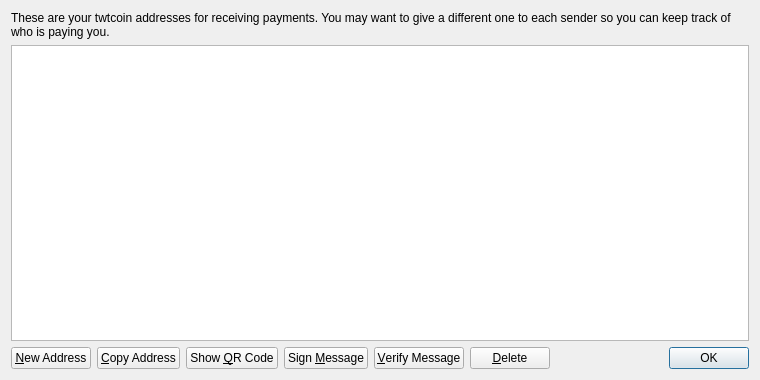
<?xml version="1.0" encoding="UTF-8"?>
<ui version="4.0">
 <class>AddressBookPage</class>
 <widget class="QWidget" name="AddressBookPage">
  <property name="geometry">
   <rect>
    <x>0</x>
    <y>0</y>
    <width>760</width>
    <height>380</height>
   </rect>
  </property>
  <property name="windowTitle">
   <string>Address Book</string>
  </property>
  <layout class="QVBoxLayout" name="verticalLayout">
   <item>
    <widget class="QLabel" name="labelExplanation">
     <property name="text">
      <string>These are your twtcoin addresses for receiving payments. You may want to give a different one to each sender so you can keep track of who is paying you.</string>
     </property>
     <property name="textFormat">
      <enum>Qt::PlainText</enum>
     </property>
     <property name="wordWrap">
      <bool>true</bool>
     </property>
    </widget>
   </item>
   <item>
    <widget class="QTableView" name="tableView">
     <property name="contextMenuPolicy">
      <enum>Qt::CustomContextMenu</enum>
     </property>
     <property name="toolTip">
      <string>Double-click to edit address or label</string>
     </property>
     <property name="tabKeyNavigation">
      <bool>false</bool>
     </property>
     <property name="alternatingRowColors">
      <bool>true</bool>
     </property>
     <property name="selectionMode">
      <enum>QAbstractItemView::SingleSelection</enum>
     </property>
     <property name="selectionBehavior">
      <enum>QAbstractItemView::SelectRows</enum>
     </property>
     <property name="sortingEnabled">
      <bool>true</bool>
     </property>
     <attribute name="verticalHeaderVisible">
      <bool>false</bool>
     </attribute>
    </widget>
   </item>
   <item>
    <layout class="QHBoxLayout" name="horizontalLayout">
     <item>
      <widget class="QPushButton" name="newAddressButton">
       <property name="toolTip">
        <string>Create a new address</string>
       </property>
       <property name="text">
        <string>&amp;New Address</string>
       </property>
       <property name="icon">
        <iconset resource="../bitcoin.qrc">
         <normaloff>:/icons/add</normaloff>:/icons/add</iconset>
       </property>
      </widget>
     </item>
     <item>
      <widget class="QPushButton" name="copyToClipboard">
       <property name="toolTip">
        <string>Copy the currently selected address to the system clipboard</string>
       </property>
       <property name="text">
        <string>&amp;Copy Address</string>
       </property>
       <property name="icon">
        <iconset resource="../bitcoin.qrc">
         <normaloff>:/icons/editcopy</normaloff>:/icons/editcopy</iconset>
       </property>
      </widget>
     </item>
     <item>
      <widget class="QPushButton" name="showQRCode">
       <property name="text">
        <string>Show &amp;QR Code</string>
       </property>
       <property name="icon">
        <iconset resource="../bitcoin.qrc">
         <normaloff>:/icons/qrcode</normaloff>:/icons/qrcode</iconset>
       </property>
      </widget>
     </item>
     <item>
      <widget class="QPushButton" name="signMessage">
       <property name="toolTip">
        <string>Sign a message to prove you own a twtcoin address</string>
       </property>
       <property name="text">
        <string>Sign &amp;Message</string>
       </property>
       <property name="icon">
        <iconset resource="../bitcoin.qrc">
         <normaloff>:/icons/edit</normaloff>:/icons/edit</iconset>
       </property>
      </widget>
     </item>
     <item>
      <widget class="QPushButton" name="verifyMessage">
       <property name="toolTip">
        <string>Verify a message to ensure it was signed with a specified twtcoin address</string>
       </property>
       <property name="text">
        <string>&amp;Verify Message</string>
       </property>
       <property name="icon">
        <iconset resource="../bitcoin.qrc">
         <normaloff>:/icons/transaction_0</normaloff>:/icons/transaction_0</iconset>
       </property>
      </widget>
     </item>
     <item>
      <widget class="QPushButton" name="deleteButton">
       <property name="toolTip">
        <string>Delete the currently selected address from the list</string>
       </property>
       <property name="text">
        <string>&amp;Delete</string>
       </property>
       <property name="icon">
        <iconset resource="../bitcoin.qrc">
         <normaloff>:/icons/remove</normaloff>:/icons/remove</iconset>
       </property>
      </widget>
     </item>
     <item>
      <spacer name="horizontalSpacer">
       <property name="orientation">
        <enum>Qt::Horizontal</enum>
       </property>
       <property name="sizeHint" stdset="0">
        <size>
         <width>40</width>
         <height>20</height>
        </size>
       </property>
      </spacer>
     </item>
     <item>
      <widget class="QDialogButtonBox" name="buttonBox">
       <property name="sizePolicy">
        <sizepolicy hsizetype="Maximum" vsizetype="Fixed">
         <horstretch>0</horstretch>
         <verstretch>0</verstretch>
        </sizepolicy>
       </property>
       <property name="standardButtons">
        <set>QDialogButtonBox::Ok</set>
       </property>
      </widget>
     </item>
    </layout>
   </item>
  </layout>
 </widget>
 <resources>
  <include location="../bitcoin.qrc"/>
 </resources>
 <connections/>
</ui>
